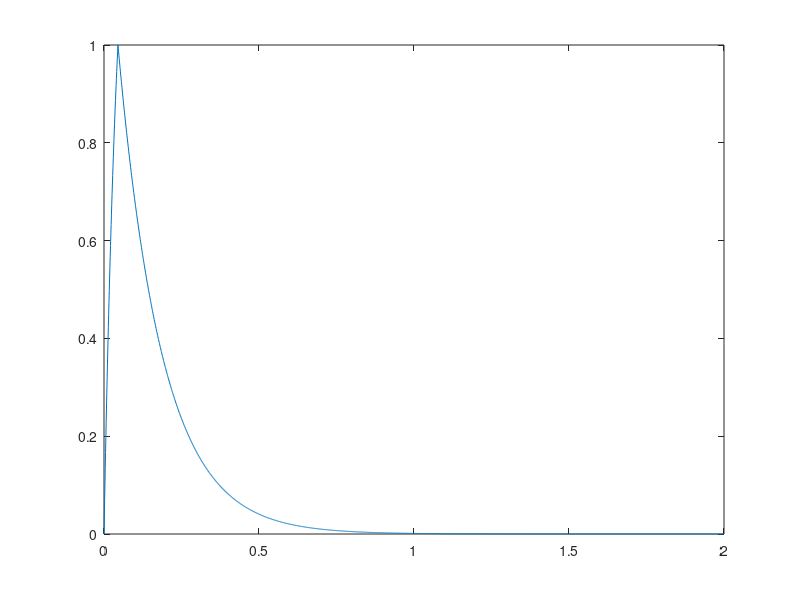

This figure's MATLAB source:
%%
t = 0:1e-3:10;
dt=0.001;
y1 = exp(-(t-0.045)/0.142);
y = (1-exp(-(t)/0.045))/(1-exp(-1));
kern = [y(t>=0 & t<=0.045) y1(t>0.045 & t<2)];
figure; plot([dt:dt:numel(kern)*dt]-dt,kern)
% x = zeros(size(t));
% x(1:1000)=1;
% y=conv(x,kern);
% figure; plot(dt:dt:numel(y)*dt,y)